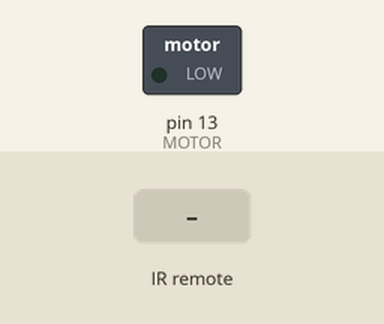
Simulated run of this sketch. Board: Arduino Uno, built with avr-gcc and run on an emulated ATmega328P. Shown: switched loads named in the sketch (green lamp = pin HIGH). Inputs (shaded band) come from the test bench.

Above: at 1.2 s.
1.3 s: infrared code 0x94F37EE4 received
At 2.5 s:
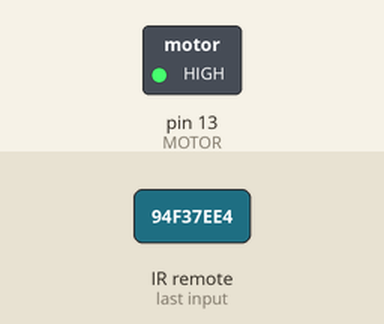
2.8 s: infrared code 0x23EAE8C2 received
At 3.7 s:
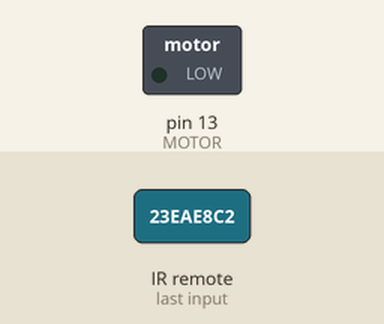
Timing chart, 0 to 5.8 s (numbered marks = the images above; inputs shaded):
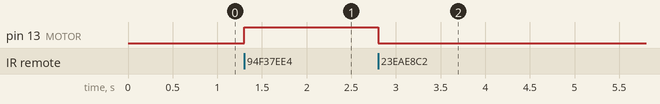

Measured:
- after the input at 1.3 s, pin 13 (MOTOR): LOW → HIGH at once
- after the input at 2.8 s, pin 13 (MOTOR): HIGH → LOW at once

The sketch:

PRUEBA_3_MOTOR_con_IR.ino
```cpp
#include <IRremote.h>

int IRpin = 11;  // pin for the IR sensor
int MOTOR = 13;    // LED pin
IRrecv irrecv(IRpin);
decode_results results;

void setup()
{
  Serial.begin(9600);
  irrecv.enableIRIn(); // Start the receiver
  pinMode(MOTOR, OUTPUT);
}

void loop()
{

  if (irrecv.decode(&results))
    {
      irrecv.resume();   // Receive the next value
    }

   if (results.value == 2498985700)  // change zero to your IR remote button number
     {
       digitalWrite(MOTOR, HIGH);

     }
   if (results.value == 602597570)  // change zero to your IR remote button number
     {
       digitalWrite(MOTOR, LOW);

     }

}
```
